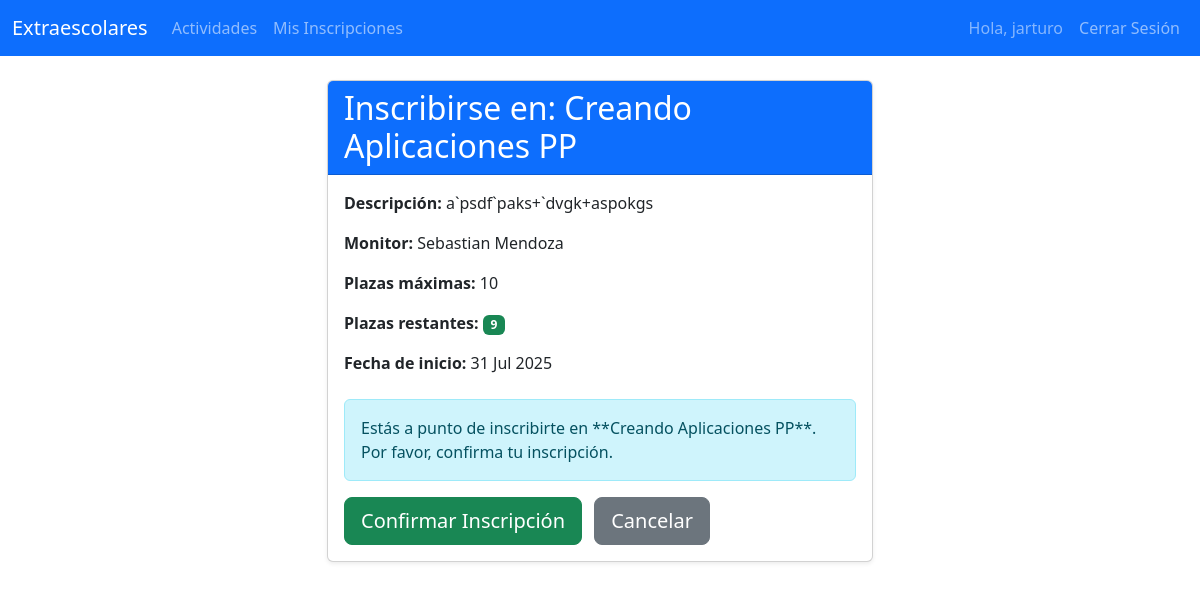
Screenshot of /actividades/inscribirse/3/ (signed in) with the database file from the repository.
### actividades/models.py (models this page shows, shortened)
class Actividad(models.Model):
    nombre = models.CharField(max_length=200)
    descripcion = models.TextField()
    monitor = models.ForeignKey(Monitor, on_delete=models.SET_NULL, null=True, blank=True)
    plazas_maximas = models.IntegerField()
    fecha_inicio = models.DateField()
    def plazas_restantes(self):
        inscripciones_actuales = self.inscripcion_set.count()
        return self.plazas_maximas - inscripciones_actuales

class Monitor(models.Model):
    usuario = models.OneToOneField(User, on_delete=models.CASCADE, related_name='monitor_profile')
    nombre_completo = models.CharField(max_length=200)
    correo = models.EmailField(unique=True)
    especialidad = models.CharField(max_length=100, blank=True, null=True)
    def __str__(self):
        return self.nombre_completo

### actividades/views.py (the view)
# urls.py: path('inscribirse/<int:actividad_id>/', views.inscribirse_actividad, name='inscribirse_actividad'),
@login_required
@user_passes_test(is_alumno, login_url='/login/')
def inscribirse_actividad(request, actividad_id):
    actividad = get_object_or_404(Actividad, pk=actividad_id)
    alumno = request.user.alumno # Asumimos que el usuario logueado es un alumno
    if request.method == 'POST':
        if actividad.plazas_restantes() <= 0:
            messages.error(request, 'Lo sentimos, no quedan plazas disponibles para esta actividad.')
            return redirect('lista_actividades')
        try:
            inscripcion = Inscripcion.objects.create(
                alumno=alumno,
                actividad=actividad
            )
            messages.success(request, f'¡Te has inscrito correctamente en {actividad.nombre}!')
            return redirect('mis_inscripciones')
        except IntegrityError:
            messages.warning(request, f'Ya estás inscrito en {actividad.nombre}.')
            return redirect('lista_actividades')
    else:
        pass
    context = {
        'actividad': actividad,
    }
    return render(request, 'actividades/inscribirse_actividad.html', context)

### actividades/views.py (called while the page is built)
def is_alumno(user):
    return hasattr(user, 'alumno')

### templates/actividades/inscribirse_actividad.html (shortened to what this page needs)
{% extends 'base.html' %}
{% block content %}
<div class="row justify-content-center">
    <div class="col-md-8 col-lg-6">
        <div class="card shadow-sm">
            <div class="card-header bg-primary text-white">
                <h2 class="mb-0">Inscribirse en: {{ actividad.nombre }}</h2>
            </div>
            <div class="card-body">
                <p><strong>Descripción:</strong> {{ actividad.descripcion }}</p>
                <p><strong>Monitor:</strong> {{ actividad.monitor }}</p>
                <p><strong>Plazas máximas:</strong> {{ actividad.plazas_maximas }}</p>
                <p><strong>Plazas restantes:</strong> <span class="badge {% if actividad.plazas_restantes <= 5 %}bg-warning{% else %}bg-success{% endif %}">{{ actividad.plazas_restantes }}</span></p>
                <p><strong>Fecha de inicio:</strong> {{ actividad.fecha_inicio|date:"d M Y" }}</p>
                {% if actividad.plazas_restantes > 0 %}
                    <form method="post" class="mt-4">
                        <div class="alert alert-info" role="alert">
                            Estás a punto de inscribirte en **{{ actividad.nombre }}**.
                            Por favor, confirma tu inscripción.
                        </div>
                        <button type="submit" class="btn btn-success btn-lg">Confirmar Inscripción</button>
                        <a href="{% url 'lista_actividades' %}" class="btn btn-secondary btn-lg ms-2">Cancelar</a>
                    </form>
                {% else %}
                    <div class="alert alert-danger mt-4" role="alert">
                        ¡Lo sentimos! No quedan plazas disponibles para esta actividad.
                    </div>
                    <a href="{% url 'lista_actividades' %}" class="btn btn-secondary">Volver al listado</a>
                {% endif %}
            </div>
        </div>
    </div>
</div>
{% endblock %}

### templates/base.html (shortened to what this page needs)
{% load static %}
<!DOCTYPE html>
<html lang="es">
<head>
    <link href="https://cdn.jsdelivr.net/npm/bootstrap@5.3.3/dist/css/bootstrap.min.css" rel="stylesheet">
    <link rel="stylesheet" href="https://cdn.jsdelivr.net/npm/bootstrap-icons@1.11.3/font/bootstrap-icons.min.css">
</head>
<body>
    <nav class="navbar navbar-expand-lg navbar-dark bg-primary">
        <div class="container-fluid">
            <a class="navbar-brand" href="{% url 'lista_actividades' %}">Extraescolares</a>
            <div class="collapse navbar-collapse" id="navbarNav">
                <ul class="navbar-nav me-auto mb-2 mb-lg-0">
                    <li class="nav-item">
                        <a class="nav-link" href="{% url 'lista_actividades' %}">Actividades</a>
                    </li>
                    {% if user.is_authenticated %}
                        {% if user.alumno %}
                        <li class="nav-item">
                            <a class="nav-link" href="{% url 'mis_inscripciones' %}">Mis Inscripciones</a>
                        </li>
                        {% endif %}
                    {% endif %}
                </ul>
                <ul class="navbar-nav">
                    {% if user.is_authenticated %}
                        <li class="nav-item">
                            <span class="nav-link text-white-50">Hola, {{ user.username }}</span>
                        </li>
                        <li class="nav-item">
                            <a class="nav-link" href="{% url 'logout' %}">Cerrar Sesión</a>
                        </li>
                    {% endif %}
                </ul>
            </div>
        </div>
    </nav>
    <div class="container mt-4">
        {% block content %}
        {% endblock %}
    </div>
</body>
</html>

### rows the page displays
Actividad: nombre "Creando Aplicaciones PP", descripcion "a`psdf`paks+`dvgk+aspokgs", monitor "Sebastian Mendoza", plazas_maximas "10", plazas_restantes "9", fecha_inicio "31 Jul 2025"

### other values shown
{{ user.username }} "jarturo"
